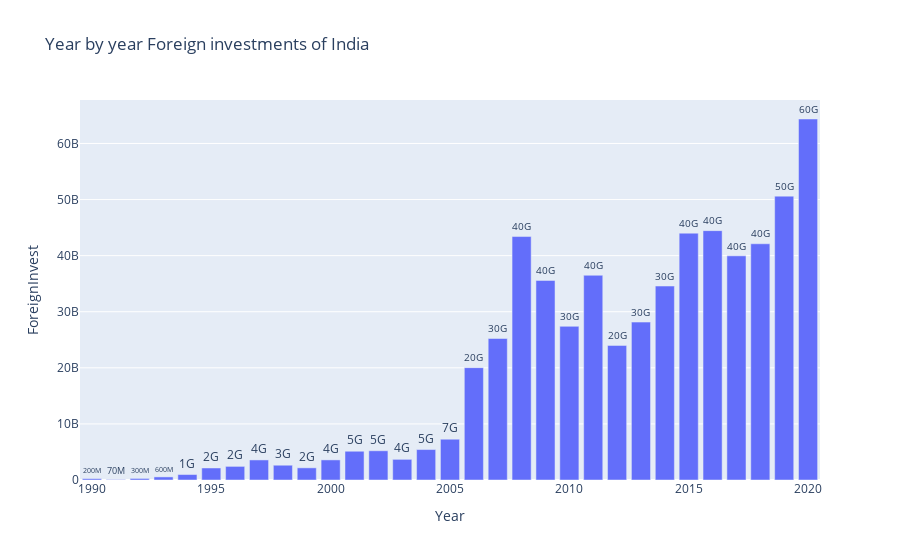

The notebook cell this image was saved under:
### Code cell
fig = px.bar(tmp,x='Year',y='ForeignInvest',  text_auto='.1s',

            title="Year by year Foreign investments of India")
fig.update_traces(textfont_size=12, textangle=0, textposition="outside", cliponaxis=False)

fig.show()

### Figure 1 — Plotly figure (JSON) as saved in the notebook; plotly's stock layout.template omitted (floating-point values rounded to 4 significant figures)
{"data": [{"alignmentgroup": "True", "cliponaxis": false, "hovertemplate": "Year=%{x}<br>ForeignInvest=%{y}<extra></extra>", "legendgroup": "", "marker": {"color": "#636efa", "pattern": {"shape": ""}}, "name": "", "offsetgroup": "", "orientation": "v", "showlegend": false, "textangle": 0, "textfont": {"size": 12}, "textposition": "outside", "texttemplate": "%{y:.1s}", "type": "bar", "x": [1990, 1991, 1992, 1993, 1994, 1995, 1996, 1997, 1998, 1999, 2000, 2001, 2002, 2003, 2004, 2005, 2006, 2007, 2008, 2009, 2010, 2011, 2012, 2013, 2014, 2015, 2016, 2017, 2018, 2019, 2020], "xaxis": "x", "y": [236690000, 73540000.0, 276512439, 550400000.0, 973300000.0, 2143628110, 2426057022, 3577330042, 2634651658, 2168591054, 3584217307, 5128093562, 5208967106, 3681984671, 5429250990, 7269407226, 20029119267, 25227740887, 43406277076, 35581372930, 27396885034, 36498654598, 23995685014, 28153031270, 34576643694, 44009492130, 44458571546, 39966091359, 42117450737, 50610647354, 64362360000], "yaxis": "y"}], "layout": {"barmode": "relative", "legend": {"tracegroupgap": 0}, "title": {"text": "Year by year Foreign investments of India"}, "xaxis": {"anchor": "y", "domain": [0, 1], "title": {"text": "Year"}}, "yaxis": {"anchor": "x", "domain": [0, 1], "title": {"text": "ForeignInvest"}}}}
